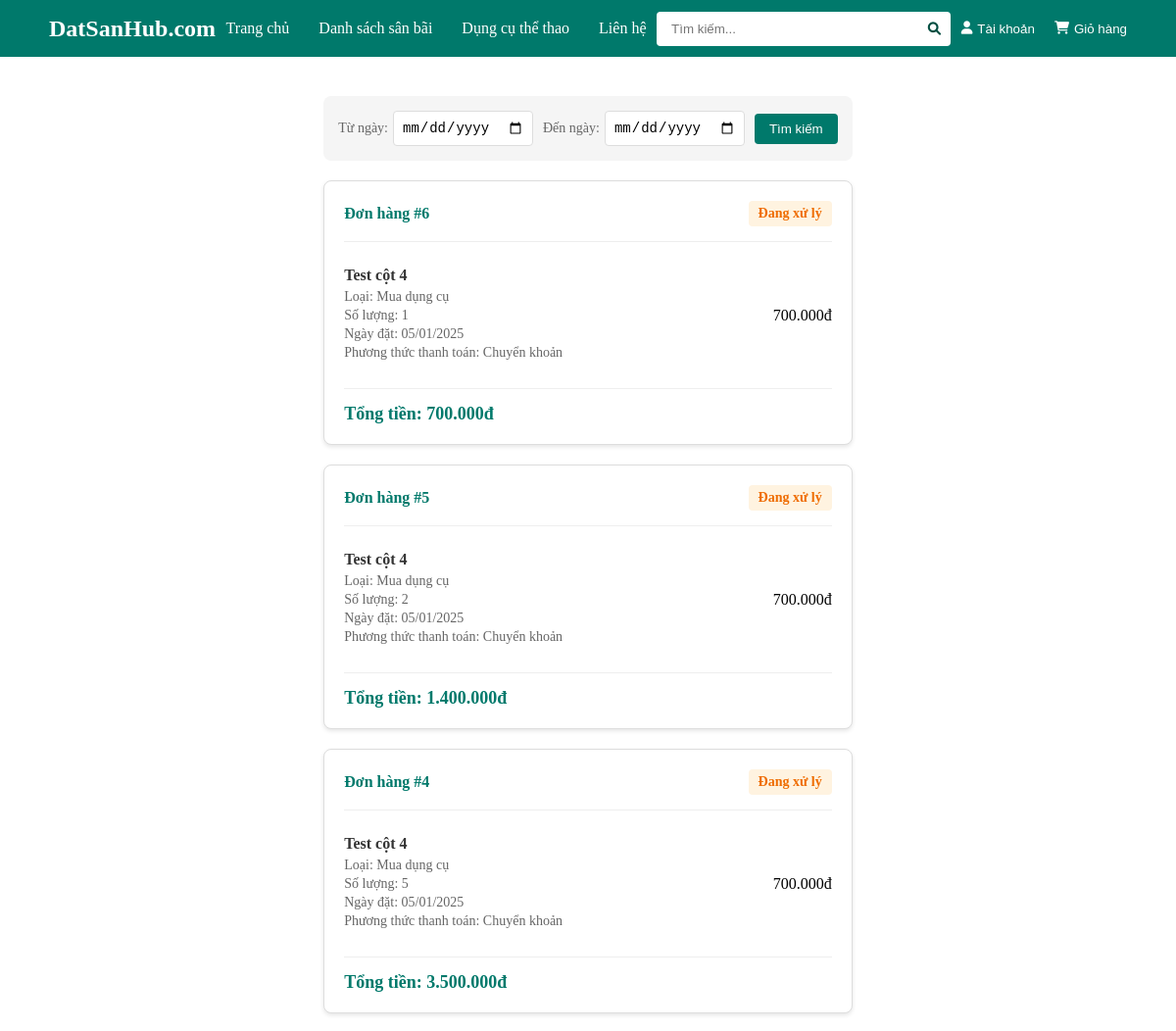
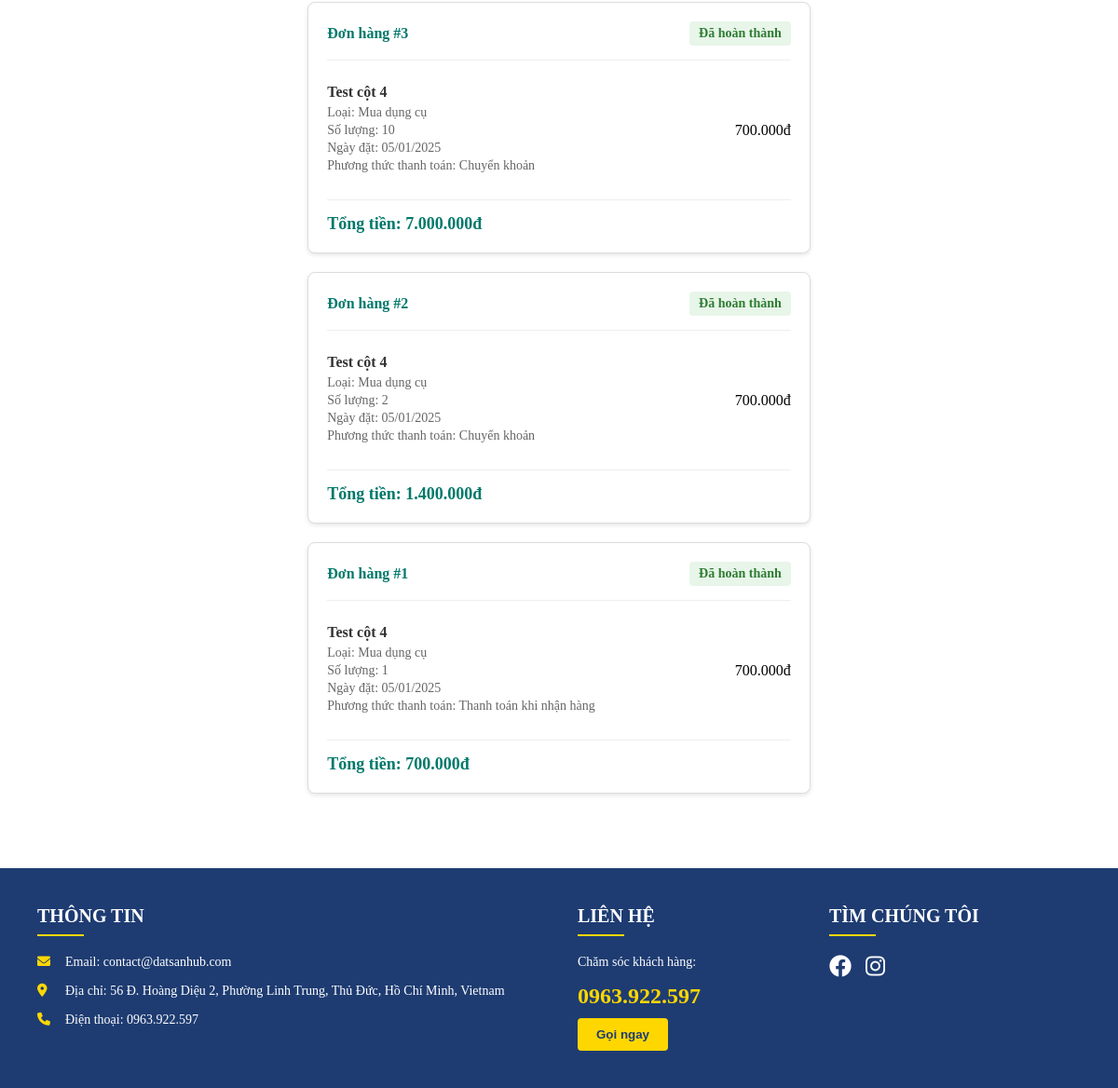
The app's page /donhang.php (signed in) with its own data (2 pictures, top to bottom).
### tables this page shows
CREATE TABLE IF NOT EXISTS `tbl_donhang` (
  `id_DonHang` int NOT NULL AUTO_INCREMENT,
  `id_TK` int NOT NULL,
  `id_San` int DEFAULT NULL,
  `id_DungCu` int DEFAULT NULL,
  `type` varchar(20) NOT NULL,
  `action_type` varchar(20) DEFAULT NULL,
  `name` varchar(255) NOT NULL,
  `quantity` int NOT NULL DEFAULT '1',
  `price` double NOT NULL,
  `total_price` double NOT NULL,
  `payment_method` varchar(50) NOT NULL,
  `payment_status` enum('pending','paid','cancelled') NOT NULL DEFAULT 'pending',
  `order_status` enum('pending','success','cancelled') NOT NULL DEFAULT 'pending',
  `receiver_name` varchar(255) NOT NULL,
  `phone` varchar(15) NOT NULL,
  `address` text NOT NULL,
  `note` text,
  `created_at` timestamp NULL DEFAULT CURRENT_TIMESTAMP,
  `booking_date` date DEFAULT NULL,
  `start_time` time DEFAULT NULL,
  `end_time` time DEFAULT NULL,
  `duration` int DEFAULT NULL,
  PRIMARY KEY (`id_DonHang`),
  KEY `id_TK` (`id_TK`),
  KEY `id_San` (`id_San`),
  KEY `id_DungCu` (`id_DungCu`)
);

### donhang.php (the view, shortened to what this page needs)
<?php
include 'config.php';
$where_clause = "id_TK = ?";
$params = array($_SESSION['user_id']);
$types = "i";
$sql = "SELECT dh.*,
        CASE
            WHEN dh.type = 'equipment' THEN dc.Image
            WHEN dh.type = 'court' THEN s.Image
        END AS Image,
        dh.booking_date,
        dh.start_time,
        dh.end_time,
        dh.duration
        FROM tbl_donhang dh
        LEFT JOIN tbl_dungcu dc ON dh.type = 'equipment' AND dh.id_DungCu = dc.id_DungCu
        LEFT JOIN tbl_san s ON dh.type = 'court' AND dh.id_San = s.id_San
        WHERE " . $where_clause . " ORDER BY dh.created_at DESC";
$stmt = $conn->prepare($sql);
if (!empty($params)) {
    $stmt->bind_param($types, ...$params);
}
$stmt->execute();
$result = $stmt->get_result();
?>
<!DOCTYPE html>
<html lang="vi">
<head>
    <link rel="stylesheet" href="https://cdnjs.cloudflare.com/ajax/libs/font-awesome/6.0.0/css/all.min.css">
</head>
<body>
    <?php include 'navbar.php'; ?>
    <div class="container">
        <div class="search-form">
            <form method="GET" action="">
                <div class="date-range">
                    <div class="date-input">
                        <span class="date-label">Từ ngày:</span>
                        <input type="date" name="from_date"
                               value="<?php echo isset($_GET['from_date']) ? $_GET['from_date'] : ''; ?>"
                               required>
                    </div>
                    <div class="date-input">
                        <span class="date-label">Đến ngày:</span>
                        <input type="date" name="to_date"
                               value="<?php echo isset($_GET['to_date']) ? $_GET['to_date'] : ''; ?>"
                               required>
                    </div>
                </div>
                <button type="submit">Tìm kiếm</button>
            </form>
            </div>
        <?php if ($result->num_rows > 0) { ?>
            <div class="order-list">
                <?php while ($order = $result->fetch_assoc()) { ?>
            <div class="order-card">
                <div class="order-header">
                    <span class="order-id">Đơn hàng #<?php echo $order['id_DonHang']; ?></span>
                    <span class="order-status status-<?php echo $order['order_status'] ? strtolower($order['order_status']) : 'pending'; ?>">
                        <?php
                        if ($order['order_status']) {
                            switch($order['order_status']) {
                                case 'pending': echo 'Đang xử lý'; break;
                                case 'success': echo 'Đã hoàn thành'; break;
                            }
                        } else {
                            echo 'Đang xử lý';
                        }
                        ?>
                    </span>
                </div>
                <div class="order-items">
                    <div class="order-item">
                        <div class="item-details">
                            <div class="item-info">
                                        <h4><?php echo htmlspecialchars($order['name']); ?></h4>
                                        <p>Loại: <?php echo $order['type'] == 'equipment' ?
                                            ($order['action_type'] == 'buy' ? 'Mua dụng cụ' : 'Thuê dụng cụ') :
                                            'Thuê sân'; ?></p>
                                        <p>Số lượng: <?php echo $order['quantity']; ?></p>
                                        <p>Ngày đặt: <?php echo date('d/m/Y', strtotime($order['created_at'])); ?></p>
                                        <p>Phương thức thanh toán: <?php echo $order['payment_method'] == 'cod' ? 'Thanh toán khi nhận hàng' : 'Chuyển khoản'; ?></p>
                            </div>
                        </div>
                                <div class="item-price"><?php echo number_format($order['price'], 0, ',', '.'); ?>đ</div>
                            </div>
                        </div>
                        <div class="order-total">
                            Tổng tiền: <?php echo number_format($order['total_price'], 0, ',', '.'); ?>đ
                        </div>
                    </div>
                <?php } ?>
            </div>
        <?php } ?>
    </div>
    <?php include 'footer.php'; ?>
</body>
</html>

### records on screen
tbl_donhang: id_DonHang "6", order_status "Đang xử lý", name "Test cột 4", type "Mua dụng cụ", quantity "1", created_at "05/01/2025", payment_method "Chuyển khoản", price "700.000", total_price "700.000"
tbl_donhang: id_DonHang "5", order_status "Đang xử lý", name "Test cột 4", type "Mua dụng cụ", quantity "2", created_at "05/01/2025", payment_method "Chuyển khoản", price "700.000", total_price "1.400.000"
tbl_donhang: id_DonHang "4", order_status "Đang xử lý", name "Test cột 4", type "Mua dụng cụ", quantity "5", created_at "05/01/2025", payment_method "Chuyển khoản", price "700.000", total_price "3.500.000"
tbl_donhang: id_DonHang "3", order_status "Đã hoàn thành", name "Test cột 4", type "Mua dụng cụ", quantity "10", created_at "05/01/2025", payment_method "Chuyển khoản", price "700.000", total_price "7.000.000"
tbl_donhang: id_DonHang "2", order_status "Đã hoàn thành", name "Test cột 4", type "Mua dụng cụ", quantity "2", created_at "05/01/2025", payment_method "Chuyển khoản", price "700.000", total_price "1.400.000"
tbl_donhang: id_DonHang "1", order_status "Đã hoàn thành", name "Test cột 4", type "Mua dụng cụ", quantity "1", created_at "05/01/2025", payment_method "Thanh toán khi nhận hàng", price "700.000", total_price "700.000"
